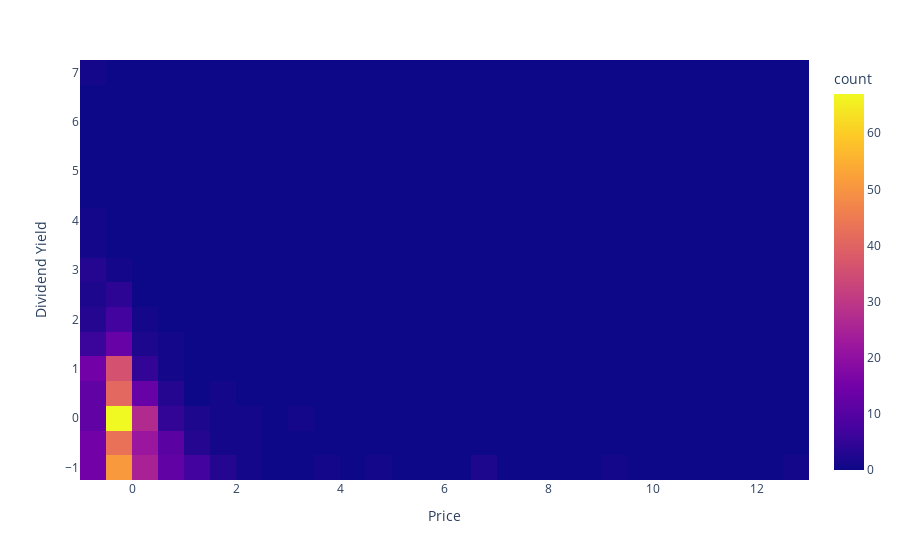

Notebook source saved alongside this figure:
### Code cell
fig = px.density_heatmap(df, x = 'Price', y = 'Dividend Yield')
fig.show()

### Figure 1 — Plotly figure (JSON) as saved in the notebook; plotly's stock layout.template omitted (floating-point values rounded to 4 significant figures; data arrays with more than 128 entries replaced by an {"elided": "..."} marker saying what was removed)
{"data": [{"coloraxis": "coloraxis", "hovertemplate": "Price=%{x}<br>Dividend Yield=%{y}<br>count=%{z}<extra></extra>", "name": "", "type": "histogram2d", "x": {"elided": "505 float values"}, "xaxis": "x", "xbingroup": "x", "y": {"elided": "505 float values"}, "yaxis": "y", "ybingroup": "y"}], "layout": {"coloraxis": {"colorbar": {"title": {"text": "count"}}, "colorscale": [[0, "#0d0887"], [0.1111, "#46039f"], [0.2222, "#7201a8"], [0.3333, "#9c179e"], [0.4444, "#bd3786"], [0.5556, "#d8576b"], [0.6667, "#ed7953"], [0.7778, "#fb9f3a"], [0.8889, "#fdca26"], [1, "#f0f921"]]}, "legend": {"tracegroupgap": 0}, "margin": {"t": 60}, "xaxis": {"anchor": "y", "domain": [0, 1], "title": {"text": "Price"}}, "yaxis": {"anchor": "x", "domain": [0, 1], "title": {"text": "Dividend Yield"}}}}
